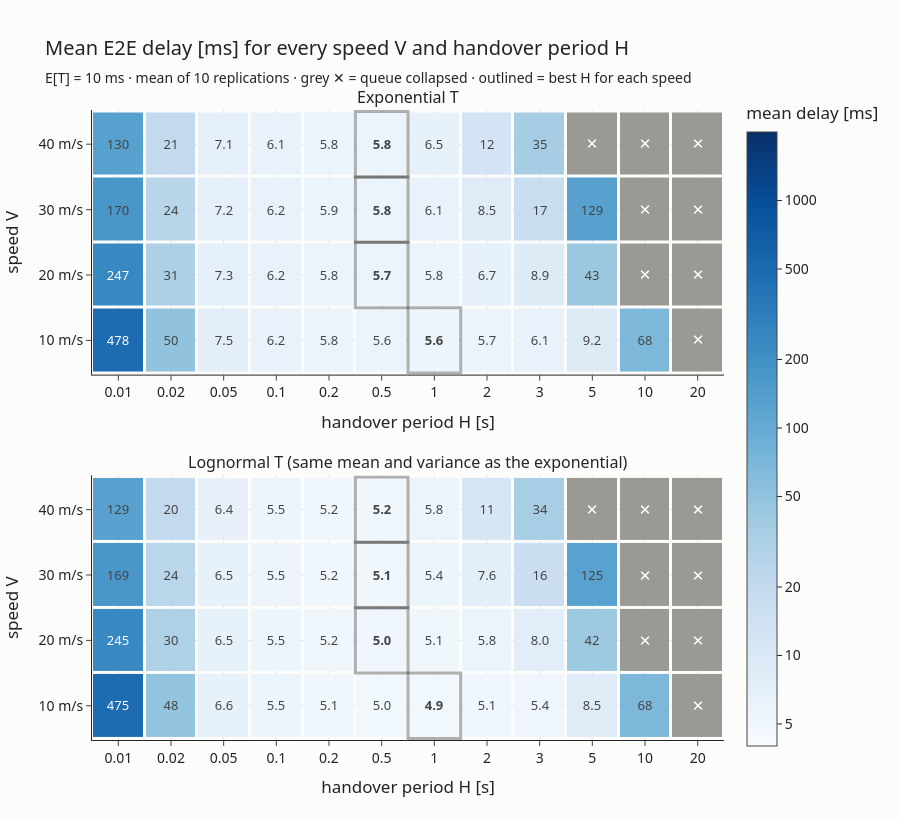

Here is the notebook cell this chart was saved with:
### Markdown cell above
### Chart 05 — Summary heatmap

**What it shows:** the mean delay [ms] for every (V, H) pair; top = exponential T, bottom = lognormal T with the same mean and variance.

**How to read it:** darker blue = longer delay (log colour scale). **Grey ✕** = the queue collapsed, so there is no meaningful mean. The **outlined, bold** cell in each row is the best H for that speed.

### Code cell
fig = make_subplots(rows=2, cols=1, vertical_spacing=0.16,
                    subplot_titles=["Exponential T", "Lognormal T (same mean and variance as the exponential)"])

for r, dist in enumerate(["Exponential", "Lognormal"]):
    d = summary[(summary["dist"] == dist) & (summary["T"] == 10)]
    H_values = sorted(d["H"].unique())
    delay_z, collapsed_z, text, collapsed_text = [], [], [], []      # one row per speed

    for v in SPEEDS:
        delay_row, collapsed_row, text_row, collapsed_text_row = [], [], [], []
        for h in H_values:
            cell = d[(d["V"] == v) & (d["H"] == h)].iloc[0]
            ms = cell["endToEndDelay:mean"] * 1000
            if cell["n_collapsed"] > 0 or ms > TOP:          # unstable: grey cell with a cross
                delay_row.append(None)
                collapsed_row.append(1)
                text_row.append("")
                collapsed_text_row.append("✕")
            else:                                            # stable: coloured by the delay
                delay_row.append(np.log10(ms))
                collapsed_row.append(None)
                text_row.append(f"{ms:.1f}" if ms < 10 else f"{ms:.0f}")
                collapsed_text_row.append("")
        # best H for this speed = smallest stable delay -> bold + outline
        best = int(np.nanargmin([np.nan if z is None else z for z in delay_row]))
        text_row[best] = "<b>" + text_row[best] + "</b>"
        fig.add_shape(type="rect", x0=best - 0.5, x1=best + 0.5, y0=SPEEDS.index(v) - 0.5, y1=SPEEDS.index(v) + 0.5,
                      line=dict(color="black", width=3), fillcolor="rgba(0,0,0,0)", layer="above",
                      row=r + 1, col=1)
        delay_z.append(delay_row)
        collapsed_z.append(collapsed_row)
        text.append(text_row)
        collapsed_text.append(collapsed_text_row)

    x_labels = [f"{h:g}" for h in H_values]
    y_labels = [f"{v} m/s" for v in SPEEDS]
    ticks_ms = [5, 10, 20, 50, 100, 200, 500, 1000]
    fig.add_trace(go.Heatmap(z=delay_z, x=x_labels, y=y_labels, text=text, texttemplate="%{text}",
                             textfont=dict(size=13), colorscale="Blues", zmin=np.log10(4), zmax=np.log10(TOP),
                             xgap=3, ygap=3, showscale=(r == 0), hoverinfo="skip",
                             colorbar=dict(title="mean delay [ms]", tickvals=np.log10(ticks_ms),
                                           ticktext=[str(t) for t in ticks_ms], len=1.05, y=0.5)),
                  row=r + 1, col=1)
    fig.add_trace(go.Heatmap(z=collapsed_z, x=x_labels, y=y_labels, text=collapsed_text, texttemplate="%{text}",
                             textfont=dict(size=15, color="white"), colorscale=[[0, "#9a9993"], [1, "#9a9993"]],
                             xgap=3, ygap=3, showscale=False, hoverinfo="skip"),
                  row=r + 1, col=1)

fig.update_xaxes(title="handover period H [s]", type="category", showgrid=False)
fig.update_yaxes(title="speed V", type="category", showgrid=False)
style(fig, "Mean E2E delay [ms] for every speed V and handover period H",
      "E[T] = 10 ms · mean of 10 replications · grey ✕ = queue collapsed · outlined = best H for each speed",
      height=820)
fig.update_layout(showlegend=False)
fig.show()
save(fig, "05_heatmap_V_H", width=1400, height=820)

### Figure 1 — Plotly figure (JSON) as saved in the notebook; plotly's stock layout.template omitted (floating-point values rounded to 4 significant figures)
{"data": [{"colorbar": {"len": 1.05, "ticktext": ["5", "10", "20", "50", "100", "200", "500", "1000"], "tickvals": [0.699, 1.0, 1.301, 1.699, 2.0, 2.301, 2.699, 3.0], "title": {"text": "mean delay [ms]"}, "y": 0.5}, "colorscale": [[0.0, "rgb(247,251,255)"], [0.125, "rgb(222,235,247)"], [0.25, "rgb(198,219,239)"], [0.375, "rgb(158,202,225)"], [0.5, "rgb(107,174,214)"], [0.625, "rgb(66,146,198)"], [0.75, "rgb(33,113,181)"], [0.875, "rgb(8,81,156)"], [1.0, "rgb(8,48,107)"]], "hoverinfo": "skip", "showscale": true, "text": [["478", "50", "7.5", "6.2", "5.8", "5.6", "<b>5.6</b>", "5.7", "6.1", "9.2", "68", ""], ["247", "31", "7.3", "6.2", "5.8", "<b>5.7</b>", "5.8", "6.7", "8.9", "43", "", ""], ["170", "24", "7.2", "6.2", "5.9", "<b>5.8</b>", "6.1", "8.5", "17", "129", "", ""], ["130", "21", "7.1", "6.1", "5.8", "<b>5.8</b>", "6.5", "12", "35", "", "", ""]], "textfont": {"size": 13}, "texttemplate": "%{text}", "type": "heatmap", "x": ["0.01", "0.02", "0.05", "0.1", "0.2", "0.5", "1", "2", "3", "5", "10", "20"], "xaxis": "x", "xgap": 3, "y": ["10 m/s", "20 m/s", "30 m/s", "40 m/s"], "yaxis": "y", "ygap": 3, "z": [[2.679, 1.701, 0.8743, 0.7903, 0.7641, 0.7511, 0.7482, 0.7582, 0.7845, 0.9656, 1.834, null], [2.392, 1.487, 0.8615, 0.7896, 0.7649, 0.7537, 0.7617, 0.8232, 0.948, 1.634, null, null], [2.231, 1.388, 0.8596, 0.7911, 0.7675, 0.7625, 0.7844, 0.928, 1.235, 2.111, null, null], [2.114, 1.312, 0.85, 0.7873, 0.766, 0.7644, 0.8126, 1.08, 1.546, null, null, null]], "zmax": 3.301, "zmin": 0.6021}, {"colorscale": [[0, "#9a9993"], [1, "#9a9993"]], "hoverinfo": "skip", "showscale": false, "text": [["", "", "", "", "", "", "", "", "", "", "", "✕"], ["", "", "", "", "", "", "", "", "", "", "✕", "✕"], ["", "", "", "", "", "", "", "", "", "", "✕", "✕"], ["", "", "", "", "", "", "", "", "", "✕", "✕", "✕"]], "textfont": {"color": "white", "size": 15}, "texttemplate": "%{text}", "type": "heatmap", "x": ["0.01", "0.02", "0.05", "0.1", "0.2", "0.5", "1", "2", "3", "5", "10", "20"], "xaxis": "x", "xgap": 3, "y": ["10 m/s", "20 m/s", "30 m/s", "40 m/s"], "yaxis": "y", "ygap": 3, "z": [[null, null, null, null, null, null, null, null, null, null, null, 1], [null, null, null, null, null, null, null, null, null, null, 1, 1], [null, null, null, null, null, null, null, null, null, null, 1, 1], [null, null, null, null, null, null, null, null, null, 1, 1, 1]]}, {"colorbar": {"len": 1.05, "ticktext": ["5", "10", "20", "50", "100", "200", "500", "1000"], "tickvals": [0.699, 1.0, 1.301, 1.699, 2.0, 2.301, 2.699, 3.0], "title": {"text": "mean delay [ms]"}, "y": 0.5}, "colorscale": [[0.0, "rgb(247,251,255)"], [0.125, "rgb(222,235,247)"], [0.25, "rgb(198,219,239)"], [0.375, "rgb(158,202,225)"], [0.5, "rgb(107,174,214)"], [0.625, "rgb(66,146,198)"], [0.75, "rgb(33,113,181)"], [0.875, "rgb(8,81,156)"], [1.0, "rgb(8,48,107)"]], "hoverinfo": "skip", "showscale": false, "text": [["475", "48", "6.6", "5.5", "5.1", "5.0", "<b>4.9</b>", "5.1", "5.4", "8.5", "68", ""], ["245", "30", "6.5", "5.5", "5.2", "<b>5.0</b>", "5.1", "5.8", "8.0", "42", "", ""], ["169", "24", "6.5", "5.5", "5.2", "<b>5.1</b>", "5.4", "7.6", "16", "125", "", ""], ["129", "20", "6.4", "5.5", "5.2", "<b>5.2</b>", "5.8", "11", "34", "", "", ""]], "textfont": {"size": 13}, "texttemplate": "%{text}", "type": "heatmap", "x": ["0.01", "0.02", "0.05", "0.1", "0.2", "0.5", "1", "2", "3", "5", "10", "20"], "xaxis": "x2", "xgap": 3, "y": ["10 m/s", "20 m/s", "30 m/s", "40 m/s"], "yaxis": "y2", "ygap": 3, "z": [[2.677, 1.684, 0.8223, 0.7373, 0.7104, 0.6969, 0.6943, 0.7046, 0.7294, 0.9288, 1.835, null], [2.389, 1.472, 0.8157, 0.7385, 0.7123, 0.7006, 0.7087, 0.765, 0.9042, 1.619, null, null], [2.228, 1.376, 0.8162, 0.7417, 0.7165, 0.7114, 0.735, 0.8814, 1.206, 2.098, null, null], [2.111, 1.302, 0.8086, 0.7387, 0.7155, 0.7133, 0.7648, 1.042, 1.53, null, null, null]], "zmax": 3.301, "zmin": 0.6021}, {"colorscale": [[0, "#9a9993"], [1, "#9a9993"]], "hoverinfo": "skip", "showscale": false, "text": [["", "", "", "", "", "", "", "", "", "", "", "✕"], ["", "", "", "", "", "", "", "", "", "", "✕", "✕"], ["", "", "", "", "", "", "", "", "", "", "✕", "✕"], ["", "", "", "", "", "", "", "", "", "✕", "✕", "✕"]], "textfont": {"color": "white", "size": 15}, "texttemplate": "%{text}", "type": "heatmap", "x": ["0.01", "0.02", "0.05", "0.1", "0.2", "0.5", "1", "2", "3", "5", "10", "20"], "xaxis": "x2", "xgap": 3, "y": ["10 m/s", "20 m/s", "30 m/s", "40 m/s"], "yaxis": "y2", "ygap": 3, "z": [[null, null, null, null, null, null, null, null, null, null, null, 1], [null, null, null, null, null, null, null, null, null, null, 1, 1], [null, null, null, null, null, null, null, null, null, null, 1, 1], [null, null, null, null, null, null, null, null, null, 1, 1, 1]]}], "layout": {"annotations": [{"font": {"size": 16}, "showarrow": false, "text": "Exponential T", "x": 0.5, "xanchor": "center", "xref": "paper", "y": 1.0, "yanchor": "bottom", "yref": "paper"}, {"font": {"size": 16}, "showarrow": false, "text": "Lognormal T (same mean and variance as the exponential)", "x": 0.5, "xanchor": "center", "xref": "paper", "y": 0.42, "yanchor": "bottom", "yref": "paper"}], "font": {"family": "Segoe UI, Arial", "size": 14}, "height": 820, "legend": {"orientation": "h", "x": 0.5, "xanchor": "center", "y": -0.2}, "margin": {"t": 110}, "paper_bgcolor": "#fcfcfb", "plot_bgcolor": "#fcfcfb", "shapes": [{"fillcolor": "rgba(0,0,0,0)", "layer": "above", "line": {"color": "black", "width": 3}, "type": "rect", "x0": 5.5, "x1": 6.5, "xref": "x", "y0": -0.5, "y1": 0.5, "yref": "y"}, {"fillcolor": "rgba(0,0,0,0)", "layer": "above", "line": {"color": "black", "width": 3}, "type": "rect", "x0": 4.5, "x1": 5.5, "xref": "x", "y0": 0.5, "y1": 1.5, "yref": "y"}, {"fillcolor": "rgba(0,0,0,0)", "layer": "above", "line": {"color": "black", "width": 3}, "type": "rect", "x0": 4.5, "x1": 5.5, "xref": "x", "y0": 1.5, "y1": 2.5, "yref": "y"}, {"fillcolor": "rgba(0,0,0,0)", "layer": "above", "line": {"color": "black", "width": 3}, "type": "rect", "x0": 4.5, "x1": 5.5, "xref": "x", "y0": 2.5, "y1": 3.5, "yref": "y"}, {"fillcolor": "rgba(0,0,0,0)", "layer": "above", "line": {"color": "black", "width": 3}, "type": "rect", "x0": 5.5, "x1": 6.5, "xref": "x2", "y0": -0.5, "y1": 0.5, "yref": "y2"}, {"fillcolor": "rgba(0,0,0,0)", "layer": "above", "line": {"color": "black", "width": 3}, "type": "rect", "x0": 4.5, "x1": 5.5, "xref": "x2", "y0": 0.5, "y1": 1.5, "yref": "y2"}, {"fillcolor": "rgba(0,0,0,0)", "layer": "above", "line": {"color": "black", "width": 3}, "type": "rect", "x0": 4.5, "x1": 5.5, "xref": "x2", "y0": 1.5, "y1": 2.5, "yref": "y2"}, {"fillcolor": "rgba(0,0,0,0)", "layer": "above", "line": {"color": "black", "width": 3}, "type": "rect", "x0": 4.5, "x1": 5.5, "xref": "x2", "y0": 2.5, "y1": 3.5, "yref": "y2"}], "showlegend": false, "title": {"subtitle": {"text": "E[T] = 10 ms · mean of 10 replications · grey ✕ = queue collapsed · outlined = best H for each speed"}, "text": "Mean E2E delay [ms] for every speed V and handover period H"}, "xaxis": {"anchor": "y", "domain": [0.0, 1.0], "gridcolor": "#e8e7e3", "showgrid": true, "title": {"text": "handover period H [s]"}, "type": "category"}, "xaxis2": {"anchor": "y2", "domain": [0.0, 1.0], "gridcolor": "#e8e7e3", "showgrid": true, "title": {"text": "handover period H [s]"}, "type": "category"}, "yaxis": {"anchor": "x", "domain": [0.58, 1.0], "gridcolor": "#e8e7e3", "showgrid": true, "title": {"text": "speed V"}, "type": "category"}, "yaxis2": {"anchor": "x2", "domain": [0.0, 0.42], "gridcolor": "#e8e7e3", "showgrid": true, "title": {"text": "speed V"}, "type": "category"}}}
